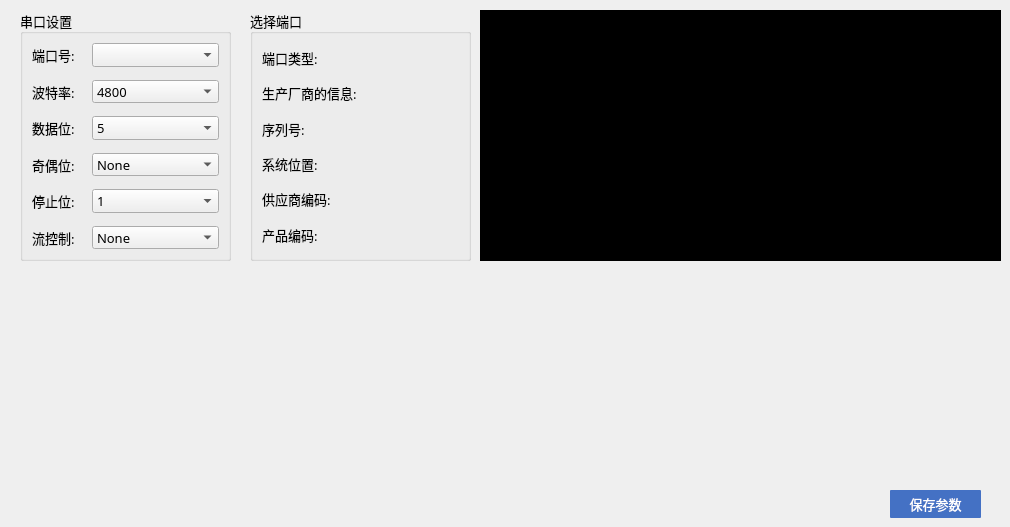
   <widget class="QWidget" name="tab_4">
    <attribute name="title">
     <string>串口页面</string>
    </attribute>
    <widget class="QGroupBox" name="groupBox_3">
     <property name="geometry">
      <rect>
       <x>20</x>
       <y>10</y>
       <width>211</width>
       <height>251</height>
      </rect>
     </property>
     <property name="minimumSize">
      <size>
       <width>50</width>
       <height>50</height>
      </size>
     </property>
     <property name="font">
      <font>
       <family>微软雅黑</family>
       <pointsize>10</pointsize>
      </font>
     </property>
     <property name="title">
      <string>串口设置</string>
     </property>
     <layout class="QGridLayout" name="gridLayout_3">
      <property name="horizontalSpacing">
       <number>10</number>
      </property>
      <property name="verticalSpacing">
       <number>13</number>
      </property>
      <item row="4" column="0">
       <widget class="QLabel" name="stopBitsLabel">
        <property name="text">
         <string>停止位:</string>
        </property>
       </widget>
      </item>
      <item row="1" column="1">
       <widget class="QComboBox" name="baudRateBox">
        <property name="currentText">
         <string>4800</string>
        </property>
        <item>
         <property name="text">
          <string>4800</string>
         </property>
        </item>
        <item>
         <property name="text">
          <string>9600</string>
         </property>
        </item>
        <item>
         <property name="text">
          <string>19200</string>
         </property>
        </item>
        <item>
         <property name="text">
          <string>38400</string>
         </property>
        </item>
        <item>
         <property name="text">
          <string>115200</string>
         </property>
        </item>
       </widget>
      </item>
      <item row="0" column="0">
       <widget class="QLabel" name="label_19">
        <property name="maximumSize">
         <size>
          <width>50</width>
          <height>16777215</height>
         </size>
        </property>
        <property name="text">
         <string>端口号:</string>
        </property>
       </widget>
      </item>
      <item row="1" column="0">
       <widget class="QLabel" name="baudRateLabel">
        <property name="maximumSize">
         <size>
          <width>50</width>
          <height>16777215</height>
         </size>
        </property>
        <property name="text">
         <string>波特率:</string>
        </property>
       </widget>
      </item>
      <item row="3" column="0">
       <widget class="QLabel" name="parityLabel">
        <property name="text">
         <string>奇偶位:</string>
        </property>
       </widget>
      </item>
      <item row="0" column="1">
       <widget class="ComboBox" name="serialPortInfoListBox"/>
      </item>
      <item row="2" column="0">
       <widget class="QLabel" name="dataBitsLabel">
        <property name="text">
         <string>数据位:</string>
        </property>
       </widget>
      </item>
      <item row="3" column="1">
       <widget class="QComboBox" name="parityBox">
        <item>
         <property name="text">
          <string>None</string>
         </property>
        </item>
        <item>
         <property name="text">
          <string>Even</string>
         </property>
        </item>
        <item>
         <property name="text">
          <string>Odd</string>
         </property>
        </item>
        <item>
         <property name="text">
          <string>Mark</string>
         </property>
        </item>
        <item>
         <property name="text">
          <string>Space</string>
         </property>
        </item>
       </widget>
      </item>
      <item row="2" column="1">
       <widget class="QComboBox" name="dataBitsBox">
        <property name="currentText">
         <string>5</string>
        </property>
        <item>
         <property name="text">
          <string>5</string>
         </property>
        </item>
        <item>
         <property name="text">
          <string>6</string>
         </property>
        </item>
        <item>
         <property name="text">
          <string>7</string>
         </property>
        </item>
        <item>
         <property name="text">
          <string>8</string>
         </property>
        </item>
       </widget>
      </item>
      <item row="4" column="1">
       <widget class="QComboBox" name="stopBitsBox">
        <item>
         <property name="text">
          <string>1</string>
         </property>
        </item>
        <item>
         <property name="text">
          <string>1.5</string>
         </property>
        </item>
        <item>
         <property name="text">
          <string>2</string>
         </property>
        </item>
       </widget>
      </item>
      <item row="5" column="0">
       <widget class="QLabel" name="flowControlLabel">
        <property name="text">
         <string>流控制:</string>
        </property>
       </widget>
      </item>
      <item row="5" column="1">
       <widget class="QComboBox" name="flowControlBox">
        <item>
         <property name="text">
          <string>None</string>
         </property>
        </item>
        <item>
         <property name="text">
          <string>RTS/CTS</string>
         </property>
        </item>
        <item>
         <property name="text">
          <string>XON/XOFF</string>
         </property>
        </item>
       </widget>
      </item>
     </layout>
    </widget>
    <widget class="QGroupBox" name="selectBox">
     <property name="geometry">
      <rect>
       <x>250</x>
       <y>10</y>
       <width>221</width>
       <height>251</height>
      </rect>
     </property>
     <property name="font">
      <font>
       <family>微软雅黑</family>
       <pointsize>10</pointsize>
      </font>
     </property>
     <property name="title">
      <string>选择端口</string>
     </property>
     <layout class="QGridLayout" name="gridLayout">
      <item row="4" column="0">
       <widget class="QLabel" name="locationLabel">
        <property name="text">
         <string>系统位置:</string>
        </property>
       </widget>
      </item>
      <item row="1" column="0">
       <widget class="QLabel" name="descriptionLabel">
        <property name="text">
         <string>端口类型:</string>
        </property>
       </widget>
      </item>
      <item row="3" column="0">
       <widget class="QLabel" name="serialNumberLabel">
        <property name="text">
         <string>序列号:</string>
        </property>
       </widget>
      </item>
      <item row="2" column="0">
       <widget class="QLabel" name="manufacturerLabel">
        <property name="text">
         <string>生产厂商的信息:</string>
        </property>
       </widget>
      </item>
      <item row="5" column="0">
       <widget class="QLabel" name="vidLabel">
        <property name="text">
         <string>供应商编码:</string>
        </property>
       </widget>
      </item>
      <item row="6" column="0">
       <widget class="QLabel" name="pidLabel">
        <property name="text">
         <string>产品编码:</string>
        </property>
       </widget>
      </item>
     </layout>
    </widget>
    <widget class="QPushButton" name="pushButton_7">
     <property name="geometry">
      <rect>
       <x>890</x>
       <y>490</y>
       <width>91</width>
       <height>28</height>
      </rect>
     </property>
     <property name="minimumSize">
      <size>
       <width>90</width>
       <height>28</height>
      </size>
     </property>
     <property name="font">
      <font>
       <family>微软雅黑</family>
       <pointsize>10</pointsize>
      </font>
     </property>
     <property name="styleSheet">
      <string notr="true">QPushButton{color:white;background-color: rgb(68, 113, 196);border-radius:1px;}
QPushButton::pressed{background-color: rgb(142, 170, 220);}</string>
     </property>
     <property name="text">
      <string>保存参数</string>
     </property>
    </widget>
    <widget class="QTextEdit" name="textEdit">
     <property name="geometry">
      <rect>
       <x>480</x>
       <y>10</y>
       <width>521</width>
       <height>251</height>
      </rect>
     </property>
     <property name="styleSheet">
      <string notr="true">background-color: rgb(0, 0, 0);
border-color: rgb(255, 255, 255);
color: rgb(255, 255, 255);</string>
     </property>
     <property name="html">
      <string>&lt;!DOCTYPE HTML PUBLIC &quot;-//W3C//DTD HTML 4.0//EN&quot; &quot;http://www.w3.org/TR/REC-html40/strict.dtd&quot;&gt;
&lt;html&gt;&lt;head&gt;&lt;meta name=&quot;qrichtext&quot; content=&quot;1&quot; /&gt;&lt;style type=&quot;text/css&quot;&gt;
p, li { white-space: pre-wrap; }
&lt;/style&gt;&lt;/head&gt;&lt;body style=&quot; font-family:'SimSun'; font-size:9pt; font-weight:400; font-style:normal;&quot;&gt;
&lt;p style=&quot;-qt-paragraph-type:empty; margin-top:0px; margin-bottom:0px; margin-left:0px; margin-right:0px; -qt-block-indent:0; text-indent:0px;&quot;&gt;&lt;br /&gt;&lt;/p&gt;&lt;/body&gt;&lt;/html&gt;</string>
     </property>
    </widget>
   </widget>
